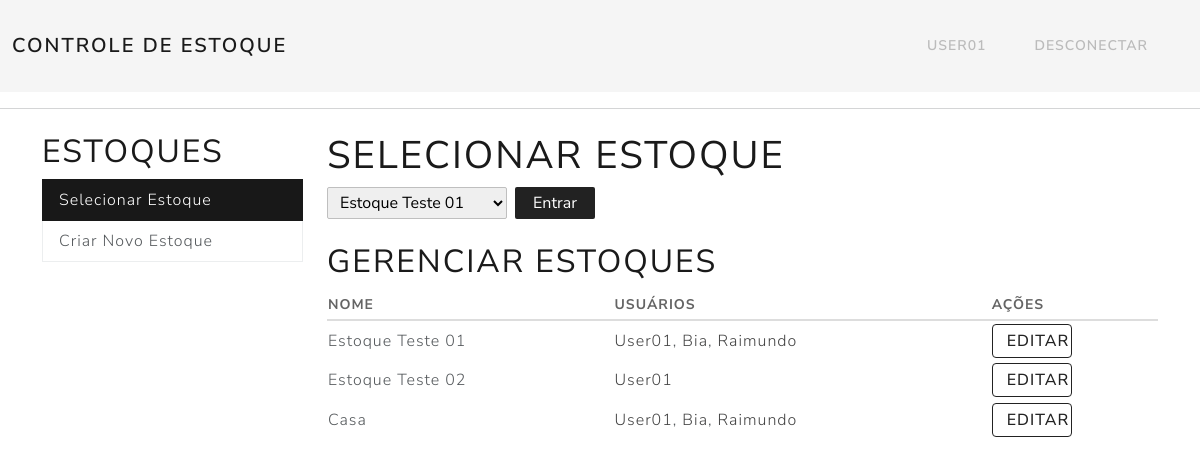
The app's page /estoques/ (signed in) with its own data.
### App/models.py (models this page shows, shortened)
class Estoque(models.Model):
    nome = models.CharField(max_length=100)
    usuarios = models.ManyToManyField(User, related_name='estoques')

### App/views.py (the view)
# urls.py: path('estoques/', views.selecionar_estoque, name='selecionar_estoque'),
@login_required
def selecionar_estoque(request):
    estoques = request.user.estoques.all().prefetch_related('usuarios')
    if request.method == 'POST':
        estoque_id = request.POST.get('estoque_id')
        if estoque_id:
            return redirect('estoque_dashboard', estoque_id=estoque_id)
    return render(request, 'App/gerenciar_estoque.html', {'pagina': 'selecionar', 'estoques': estoques})

### App/templates/App/gerenciar_estoque.html (shortened to what this page needs)
{% extends 'App/base.html' %}
{% block conteudo %}
<div class="container mt-4">
    <div class="row">
        <div class="col-md-3">
            <h2 style="letter-spacing:2px; font-weight:400; font-size:2rem;">ESTOQUES</h2>
            <div class="list-group">
                <a href="{% url 'selecionar_estoque' %}"
                   class="list-group-item list-group-item-action {% if pagina == 'selecionar' or pagina == 'editar' %}active{% endif %}"
                   style="{% if pagina == 'selecionar' or pagina == 'editar' %}background:#181818; border-color:#181818; color:white;{% endif %}">
                    Selecionar Estoque
                </a>
                <a href="{% url 'criar_estoque' %}"
                   class="list-group-item list-group-item-action {% if pagina == 'novo' %}active{% endif %}"
                   style="{% if pagina == 'novo' %}background:#181818; border-color:#181818; color:white;{% endif %}">
                    Criar Novo Estoque
                </a>
            </div>
        </div>
        <div class="col-md-9">
            {% if pagina == 'novo' and form %}
                <h2 style="font-weight:500; font-size:2rem;">Criar Estoque</h2>
                <form method="post" style="margin-top:20px; max-width:420px;">
                    {% csrf_token %}
                    {{ form.as_p }}
                    <button type="submit" class="btn btn-primary">Criar</button>
                    <a href="{% url 'selecionar_estoque' %}" class="btn btn-secondary">Cancelar</a>
                </form>
            {% else %}
                <h2 style="letter-spacing:2px; font-weight:400; font-size:2.4rem;">Selecionar Estoque</h2>
                <form method="post" style="display: flex; align-items: center; gap: 8px; margin-bottom: 1.5vw;">
                    <select name="estoque_id" style="height:32px; min-width: 180px; border: 1px solid #bfbfbf; border-radius: 2px; padding:0 8px; font-size:1em;">
                        {% for estoque in estoques %}
                            <option value="{{ estoque.id }}">{{ estoque.nome }}</option>
                        {% endfor %}
                    </select>
                    <button type="submit" style="height:32px; background:#222; color:white; border:none; border-radius:2px; padding: 0 18px; font-size:1em;">Entrar</button>
                </form>
                <h3 style="letter-spacing:2px; font-weight:400; font-size:2rem; margin-top:2vw;">Gerenciar Estoques</h3>
                <table style="width:100%; margin-top:1vw; border-collapse:collapse;">
                    <thead>
                        <tr>
                            <th style="text-align:left; color:#646464; border-bottom:2px solid #ddd; padding-bottom:4px;">NOME</th>
                            <th style="text-align:left; color:#646464; border-bottom:2px solid #ddd; padding-bottom:4px;">USUÁRIOS</th>
                            <th style="text-align:left; color:#646464; border-bottom:2px solid #ddd; padding-bottom:4px;">AÇÕES</th>
                        </tr>
                    </thead>
                    <tbody>
                    {% for estoque in estoques %}
                        <tr id="estoque-row-{{ estoque.id }}" style="height:40px;">
                            <td>{{ estoque.nome }}</td>
                            <td>
                                {% for usuario in estoque.usuarios.all %}
                                    <span style="color:#444;">{{ usuario.username }}</span>{% if not forloop.last %}, {% endif %}
                                {% endfor %}
                            </td>
                            <td>
                                <a href="{% url 'editar_estoque' estoque.id %}"
                                    style="border:1.5px solid #222; background:transparent; color:#222; border-radius:4px; width:80px; height:34px; font-weight:500; font-size:1em; cursor:pointer; padding:4px 14px; display:inline-block; text-align:center; text-decoration:none; transition:background 0.2s;"
                                    onmouseover="this.style.background='#f6f6f6';"
                                    onmouseout="this.style.background='transparent';"
                                >EDITAR</a>
                            </td>
                        </tr>
                    {% empty %}
                        <tr><td colspan="3" style="padding:10px; color:#888;">Nenhum estoque encontrado.</td></tr>
                    {% endfor %}
                    </tbody>
                </table>
            {% endif %}
        </div>
    </div>
</div>
{% endblock %}

### App/templates/App/barra_navegacao.html (shortened to what this page needs)
<nav class="navbar navbar-expand-lg" style="background:#f5f5f5;">
    <div class="container-fluid">
        <a class="navbar-brand" href="{% url 'selecionar_estoque' %}" style="font-weight: 600; letter-spacing: 2px;">
            {% if estoque_atual %}
                CONTROLE DE ESTOQUE - {{ estoque_atual.nome|upper }}
            {% else %}
                CONTROLE DE ESTOQUE
            {% endif %}
        </a>
        <div class="collapse navbar-collapse justify-content-end" id="navbarNav">
            <ul class="navbar-nav">
                {% if user.is_authenticated %}
                    <li class="nav-item">
                        <a class="nav-link" href="{% url 'usuario_configuracao' %}" style="text-transform: uppercase; color: #bbb;">{{ user.username }}</a>
                    </li>
                    <li class="nav-item">
                        <a class="nav-link" href="{% url 'logout' %}" style="color: #bbb;">DESCONECTAR</a>
                    </li>
                {% endif %}
            </ul>
        </div>
    </div>
</nav>

### records on screen
Estoque: nome "Estoque Teste 01"
Estoque: nome "Estoque Teste 02"
Estoque: {{ estoque.id }} 4 (drawn), nome "Casa"

### other values on screen
{{ user.username }} "USER01"
{{ usuario.username }} "User01"
{{ usuario.username }} "Bia"
{{ usuario.username }} "Raimundo"
form field estoque_id "Estoque Teste 01"
